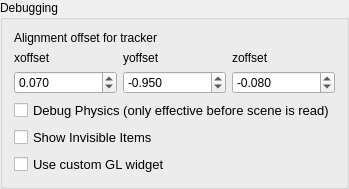
           <widget class="QGroupBox" name="debugPanel">
            <property name="enabled">
             <bool>true</bool>
            </property>
            <property name="title">
             <string>Debugging</string>
            </property>
            <layout class="QVBoxLayout" name="verticalLayout_21">
             <item>
              <layout class="QVBoxLayout" name="verticalLayout_20">
               <item>
                <widget class="QLabel" name="label_29">
                 <property name="text">
                  <string>Alignment offset for tracker</string>
                 </property>
                </widget>
               </item>
               <item>
                <layout class="QHBoxLayout" name="horizontalLayout_49">
                 <item>
                  <layout class="QVBoxLayout" name="verticalLayout_17">
                   <item>
                    <widget class="QLabel" name="label_26">
                     <property name="text">
                      <string>xoffset</string>
                     </property>
                    </widget>
                   </item>
                   <item>
                    <widget class="QDoubleSpinBox" name="xoffset">
                     <property name="decimals">
                      <number>3</number>
                     </property>
                     <property name="minimum">
                      <double>-1.000000000000000</double>
                     </property>
                     <property name="maximum">
                      <double>1.000000000000000</double>
                     </property>
                     <property name="singleStep">
                      <double>0.010000000000000</double>
                     </property>
                     <property name="value">
                      <double>0.070000000000000</double>
                     </property>
                    </widget>
                   </item>
                  </layout>
                 </item>
                 <item>
                  <layout class="QVBoxLayout" name="verticalLayout_18">
                   <item>
                    <widget class="QLabel" name="label_27">
                     <property name="text">
                      <string>yoffset</string>
                     </property>
                    </widget>
                   </item>
                   <item>
                    <widget class="QDoubleSpinBox" name="yoffset">
                     <property name="decimals">
                      <number>3</number>
                     </property>
                     <property name="minimum">
                      <double>-1.000000000000000</double>
                     </property>
                     <property name="maximum">
                      <double>1.000000000000000</double>
                     </property>
                     <property name="singleStep">
                      <double>0.010000000000000</double>
                     </property>
                     <property name="value">
                      <double>-0.950000000000000</double>
                     </property>
                    </widget>
                   </item>
                  </layout>
                 </item>
                 <item>
                  <layout class="QVBoxLayout" name="verticalLayout_19">
                   <item>
                    <widget class="QLabel" name="label_28">
                     <property name="text">
                      <string>zoffset</string>
                     </property>
                    </widget>
                   </item>
                   <item>
                    <widget class="QDoubleSpinBox" name="zoffset">
                     <property name="decimals">
                      <number>3</number>
                     </property>
                     <property name="minimum">
                      <double>-1.000000000000000</double>
                     </property>
                     <property name="maximum">
                      <double>1.000000000000000</double>
                     </property>
                     <property name="singleStep">
                      <double>0.010000000000000</double>
                     </property>
                     <property name="value">
                      <double>-0.080000000000000</double>
                     </property>
                    </widget>
                   </item>
                  </layout>
                 </item>
                </layout>
               </item>
              </layout>
             </item>
             <item>
              <widget class="QCheckBox" name="debugPhysicsCheckBox">
               <property name="font">
                <font>
                 <pointsize>10</pointsize>
                </font>
               </property>
               <property name="text">
                <string>Debug Physics (only effective before scene is read)</string>
               </property>
              </widget>
             </item>
             <item>
              <widget class="QCheckBox" name="showInvisibleObjectsCheckBox">
               <property name="font">
                <font>
                 <pointsize>10</pointsize>
                </font>
               </property>
               <property name="text">
                <string>Show Invisible Items</string>
               </property>
              </widget>
             </item>
             <item>
              <widget class="QCheckBox" name="useCustomGLWidget">
               <property name="font">
                <font>
                 <pointsize>10</pointsize>
                 <weight>50</weight>
                 <bold>false</bold>
                </font>
               </property>
               <property name="text">
                <string>Use custom GL widget</string>
               </property>
              </widget>
             </item>
            </layout>
           </widget>
